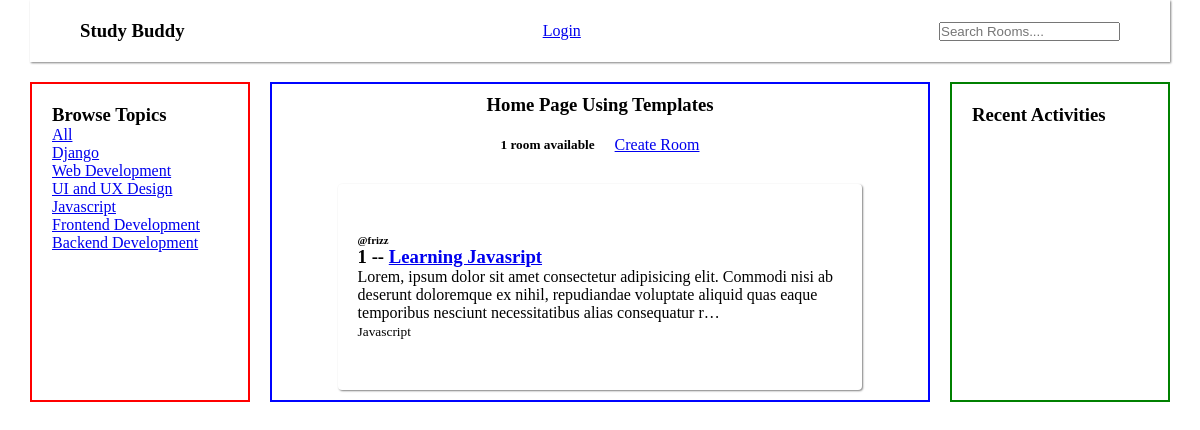
/?q=Javascript, run on the app's committed database.
### base/models.py (models this page shows, shortened)
class Topic(models.Model):
    name = models.CharField(max_length = 200)

class Room(models.Model):
    host = models.ForeignKey(User, on_delete=models.CASCADE)
    topic = models.ForeignKey('Topic', on_delete = models.SET_NULL, null=True)
    name = models.CharField(max_length=200)
    description = models.TextField(null=True, blank = True)
    updated = models.DateTimeField(auto_now=True)
    created = models.DateTimeField(auto_now_add = True)
    class Meta:
        ordering = ['-updated', '-created']

class CustomUser(AbstractUser):
    def __str__(self):
        return self.username

### base/views.py (the view)
# urls.py: path('', views.home, name='home'),
def home(request):
    q = request.GET.get('q') or ''
    rooms = Room.objects.filter(
        Q(topic__name__icontains=q) |
        Q(name__icontains = q) |
        Q(description__icontains = q)
        )
    topics = Topic.objects.all()
    rooms_count = rooms.count()
    context = {
        'rooms':rooms,
        'topics':topics,
        'rooms_count':rooms_count
    }
    return render(request, 'base/home.html', context)

### base/templates/base/home.html (shortened to what this page needs)
{% extends '../base.html' %} {% block content %}
<div class="home">
  <section class="topics">
    <h1>Browse Topics</h1>
    <div><a href="{% url 'home' %}">All</a></div>
    {% for topic in topics %}
    <div>
      <a href="{% url 'home' %}?q={{topic.name}}">{{topic.name}}</a>
    </div>
    {% endfor %}
  </section>
  <section class="content">
    <h1 class="heading">Home Page Using Templates</h1>
    <div class="rooms-heading rooms">
      <h5>{{rooms_count}} room{% if rooms_count > 1%}s{% endif %} available</h5>
      <a href="{% url 'create_room' %}">Create Room</a>
    </div>
    <section class="rooms">
      {% for room in rooms %}
      <div class="room">
        <h6>@{{room.host.username}}</h6>
        <h3>
          {{room.id}} -- <a href="{% url 'room' room.id %}">{{room.name}}</a>
        </h3>
        <p>{{room.description|truncatechars:200}}</p>
        <small>{{room.topic.name}}</small>
      </div>
      {% endfor %}
    </section>
  </section>
  <section class="recent">
    <h1>Recent Activities</h1>
  </section>
</div>
{% endblock %}

### static/main.css (style rules this page uses)
* { padding: 0; margin: 0; box-sizing: border-box; }
.heading { margin: 10px 0; text-align: center; }
.rooms { display: flex; align-items: center; justify-content: center; flex-wrap: wrap; gap: 20px; }
.room { padding: 50px 20px; box-shadow: 1px 1px 2px gray; width: 80%; margin: 10px auto; border-radius: 4px; }
.home { display: grid; grid-template-columns: 1fr 3fr 1fr; gap: 20px; }
.content { border: 2px solid rgb(0, 4, 255); }
.recent { border: 2px solid green; padding: 20px; }
.topics { border: 2px solid red; padding: 20px; }
.rooms-heading { text-align: center; margin: 20px 0; }

### data on the page
Topic: name "Django"
Topic: name "Web Development"
Topic: name "UI and UX Design"
Topic: name "Javascript"
Topic: name "Frontend Development"
Topic: name "Backend Development"
Room: host.username "frizz", id "1", name "Learning Javasript", description "Lorem, ipsum dolor sit amet consectetur adipisicing elit. Commodi nisi ab deserunt doloremque ex nihil, repudiandae voluptate aliquid quas eaque temporibus nesciunt necessitatibus alias consequatur r…", topic.name "Javascript"

### other printed values
{{ rooms_count }} "1"
